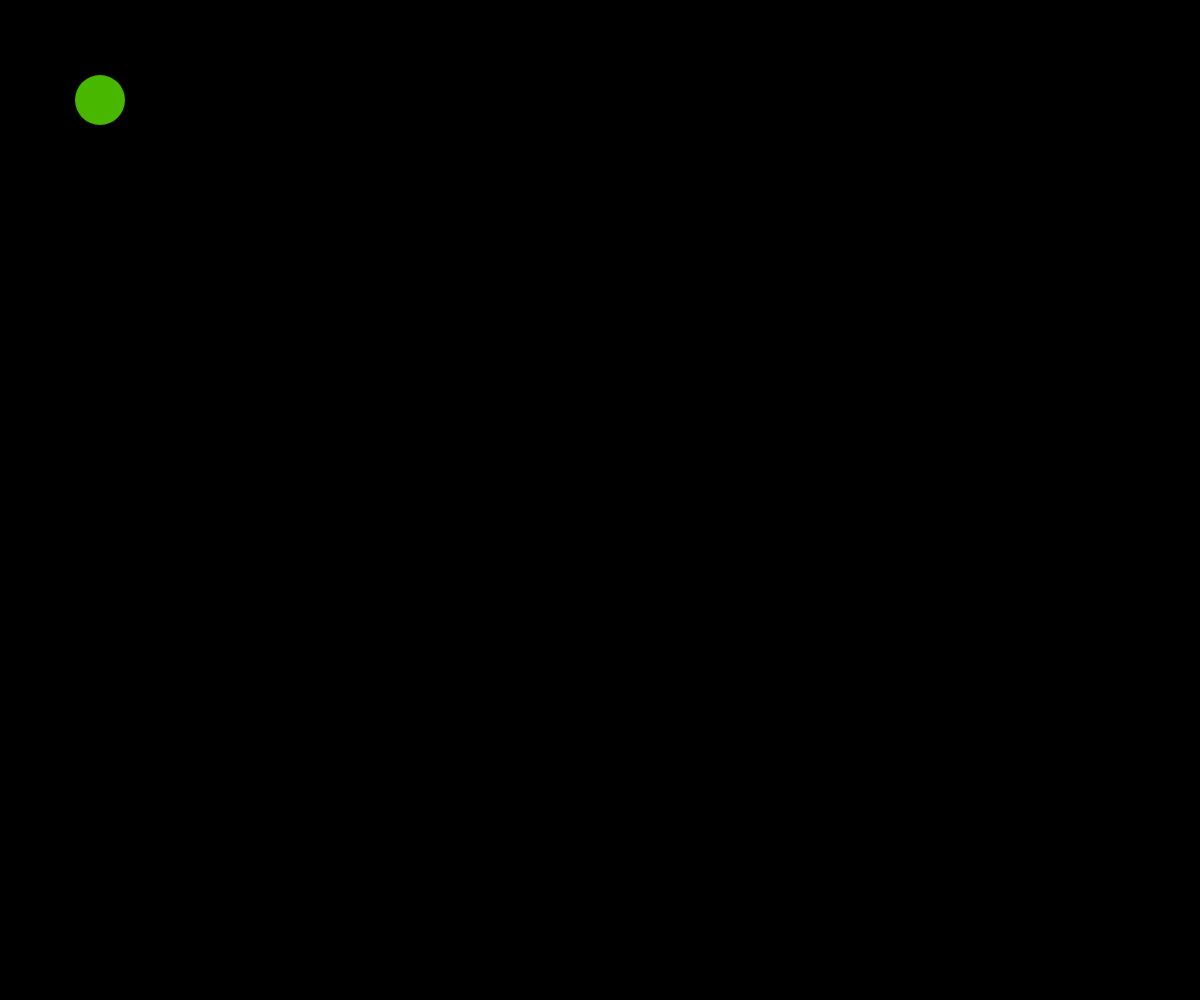
Frame 1 (no input)
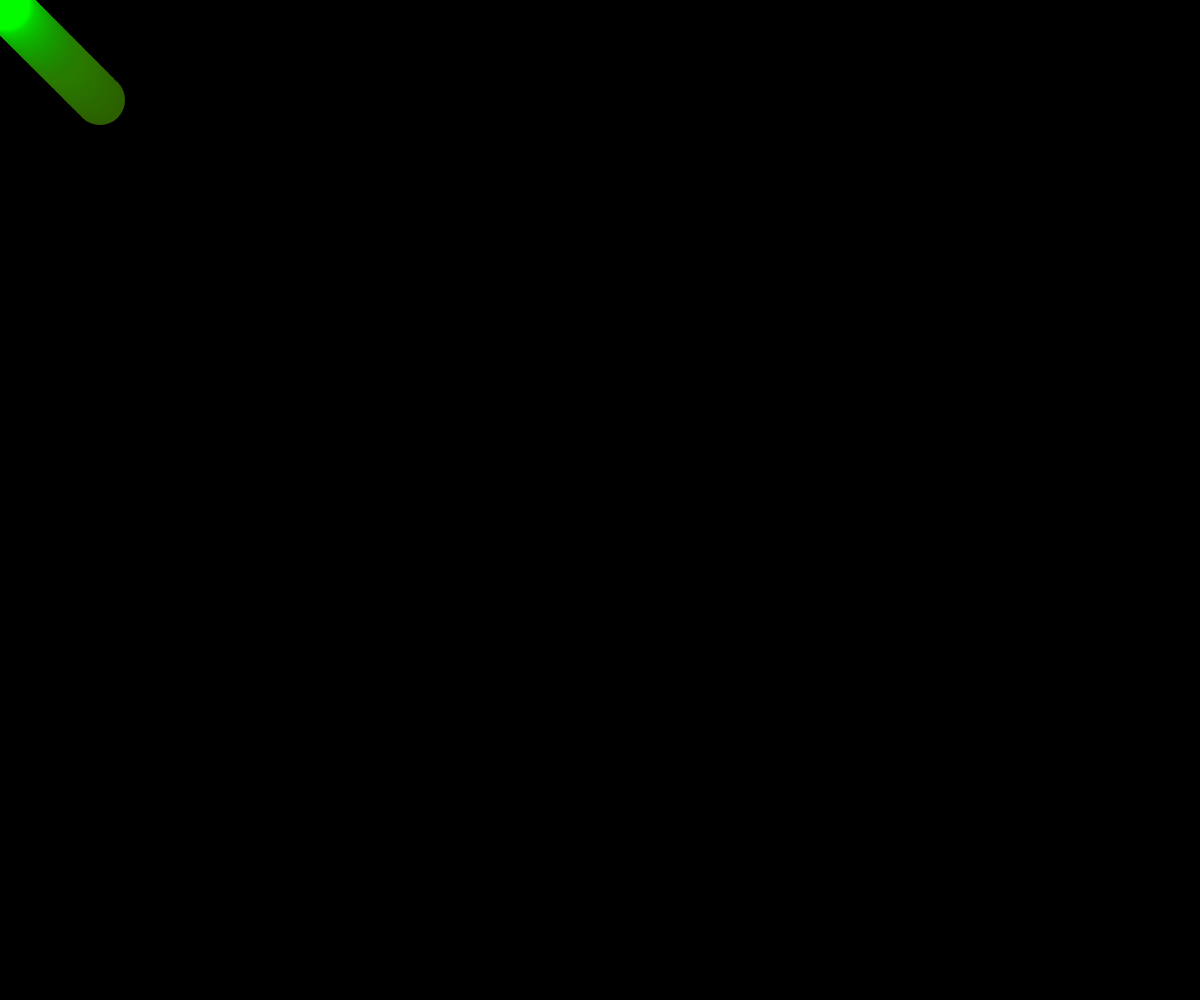
Frame 60 (no input)
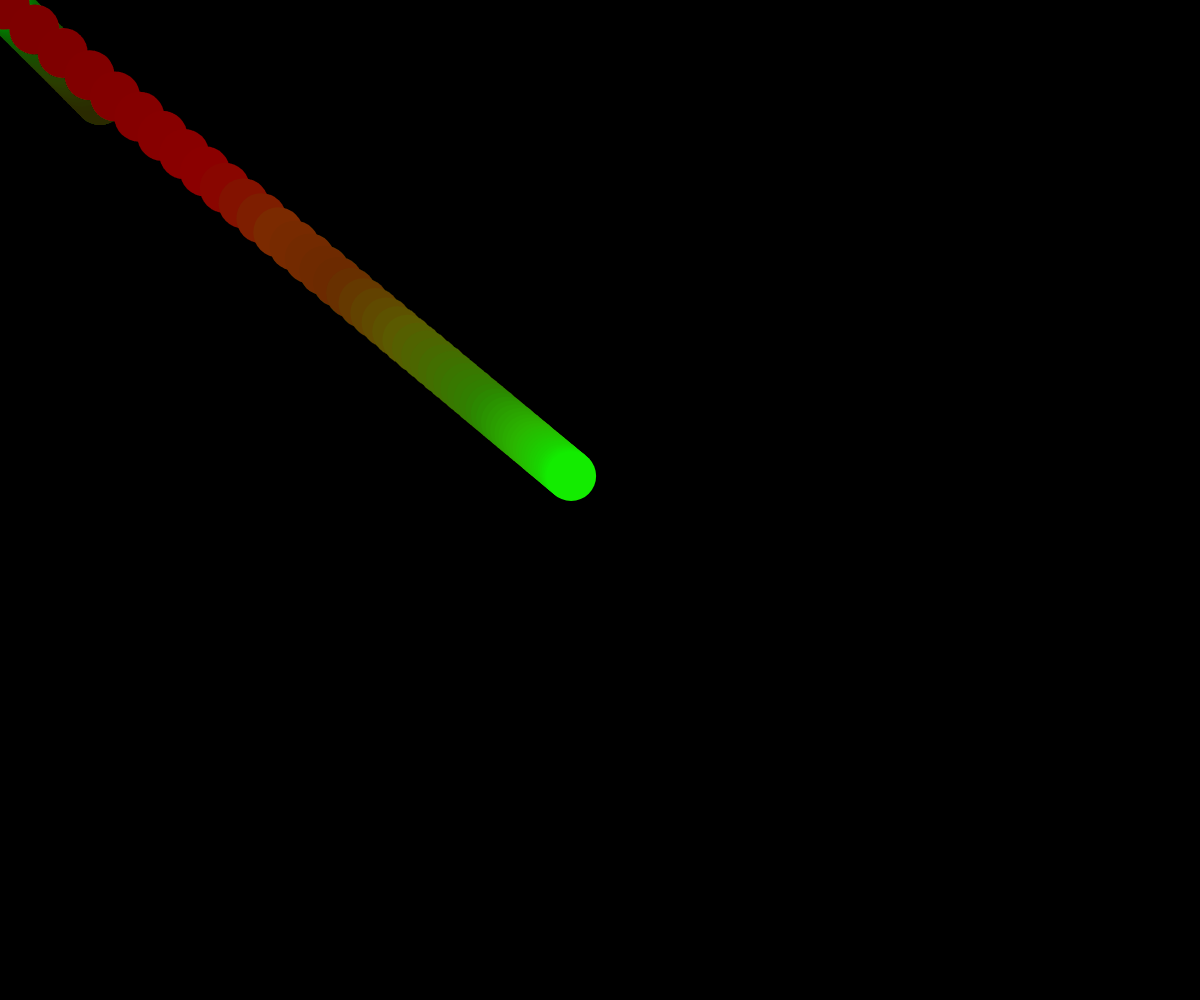
Frame 120 (the mouse pressed at the canvas centre since frame 60)

The p5.js sketch that drew these frames (run headless with seeded random() and noise() and a simulated clock; from frame 60 on, the mouse is pressed at the canvas centre):

// p5.js sketch
// ── sketch.js
let x = 100;
let y = 100;
let size = 50;


function setup() {
    // Mise en place du canvas
    createCanvas(windowWidth, windowHeight);

    // Pas de contour autour du rond
    noStroke()
    // Fond noir
    background(0);
}

function draw() {
    // On mets remplis l'ecran de noir avec un faible opacite donc la couleur disparait petit a petit
    background(0, 3);

    // Calcul de la distance a l'aide de Pythagore (;
    const distance = sqrt(pow(mouseX - x, 2) + pow(mouseY - y, 2))

    // Ici on choisis la couleur de la balle, lerpColor permets d'obtneir un couleur entre deux
    const ballColor = lerpColor(
        // Entre le Vert
        color(0, 255, 0),
        // Et le rouge
        color(255, 0, 0),
        // La valeur entre 0 et 1
        map(
            distance,
            0, size * 10,
            0, 1
        )
    )
    fill(ballColor)

    // On dessine la balle
    circle(x, y, size);

    // Et on change sa position
    x += (mouseX - x) * 0.05;
    y += (mouseY - y) * 0.05;
}


// Cette fonction est appelée quand on tourne la molette
// Ici on s'en sert pour changer la taille de la balle
function mouseWheel(event) {
    // le signe de event.deltaY correspond au sens de la rotation 
    if (event.deltaY > 0) {
        size += 5;
    } else {
        size -= 5;
    }
}
// ── style.css
body {
  margin: 0;
  overflow: hidden;
}

a {
  position: absolute;
  color: lightblue;
  font-weight: bold;
}
